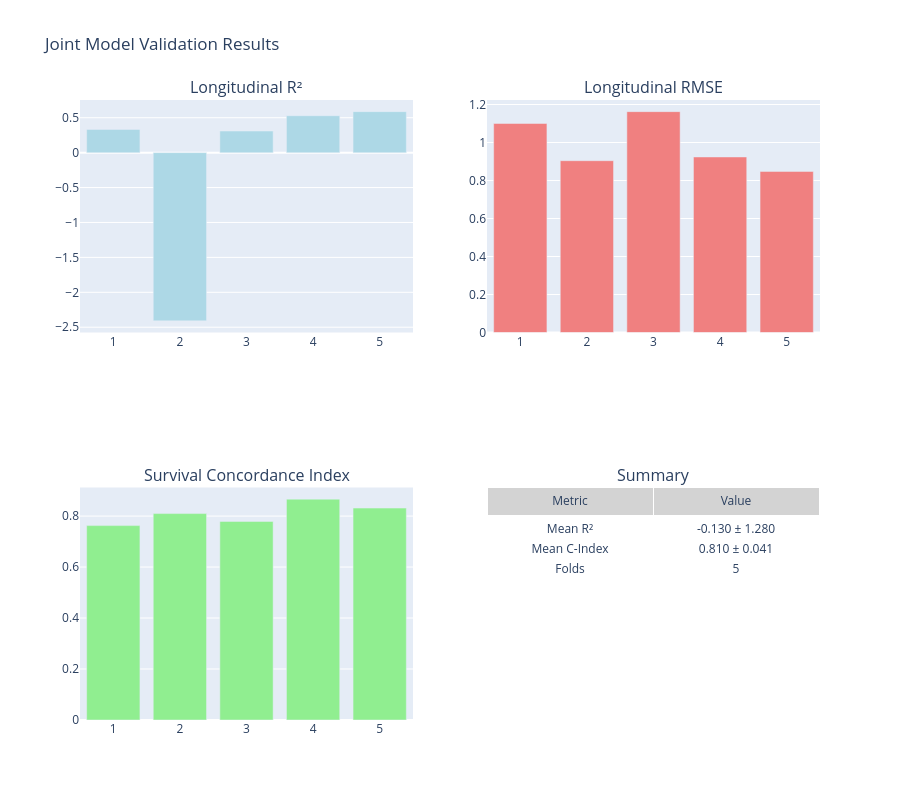

Notebook code cell kept with this figure:
### Code cell
if hasattr(pipeline.validator, 'validation_results') and pipeline.validator.validation_results:
    # Plot validation metrics across folds
    pipeline.validator.plot_validation_metrics()
else:
    print("   Note: Validation plots not available - run validation first")

### Figure 1 — Plotly figure (JSON) as saved in the notebook; plotly's stock layout.template omitted (floating-point values rounded to 4 significant figures)
{"data": [{"marker": {"color": "lightblue"}, "name": "R²", "type": "bar", "x": [1, 2, 3, 4, 5], "xaxis": "x", "y": [0.3332, -2.409, 0.3097, 0.5287, 0.5874], "yaxis": "y"}, {"marker": {"color": "lightcoral"}, "name": "RMSE", "type": "bar", "x": [1, 2, 3, 4, 5], "xaxis": "x2", "y": [1.1, 0.9044, 1.163, 0.924, 0.8479], "yaxis": "y2"}, {"marker": {"color": "lightgreen"}, "name": "C-Index", "type": "bar", "x": [1, 2, 3, 4, 5], "xaxis": "x3", "y": [0.7626, 0.8097, 0.7792, 0.8665, 0.8314], "yaxis": "y3"}, {"cells": {"fill": {"color": "white"}, "values": [["Mean R²", "Mean C-Index", "Folds"], ["-0.130 ± 1.280", "0.810 ± 0.041", "5"]]}, "domain": {"x": [0.55, 1], "y": [0, 0.375]}, "header": {"fill": {"color": "lightgray"}, "values": ["Metric", "Value"]}, "type": "table"}], "layout": {"annotations": [{"font": {"size": 16}, "showarrow": false, "text": "Longitudinal R²", "x": 0.225, "xanchor": "center", "xref": "paper", "y": 1, "yanchor": "bottom", "yref": "paper"}, {"font": {"size": 16}, "showarrow": false, "text": "Longitudinal RMSE", "x": 0.775, "xanchor": "center", "xref": "paper", "y": 1, "yanchor": "bottom", "yref": "paper"}, {"font": {"size": 16}, "showarrow": false, "text": "Survival Concordance Index", "x": 0.225, "xanchor": "center", "xref": "paper", "y": 0.375, "yanchor": "bottom", "yref": "paper"}, {"font": {"size": 16}, "showarrow": false, "text": "Summary", "x": 0.775, "xanchor": "center", "xref": "paper", "y": 0.375, "yanchor": "bottom", "yref": "paper"}], "height": 800, "showlegend": false, "title": {"text": "Joint Model Validation Results"}, "xaxis": {"anchor": "y", "domain": [0, 0.45]}, "xaxis2": {"anchor": "y2", "domain": [0.55, 1]}, "xaxis3": {"anchor": "y3", "domain": [0, 0.45]}, "yaxis": {"anchor": "x", "domain": [0.625, 1]}, "yaxis2": {"anchor": "x2", "domain": [0.625, 1]}, "yaxis3": {"anchor": "x3", "domain": [0, 0.375]}}}
